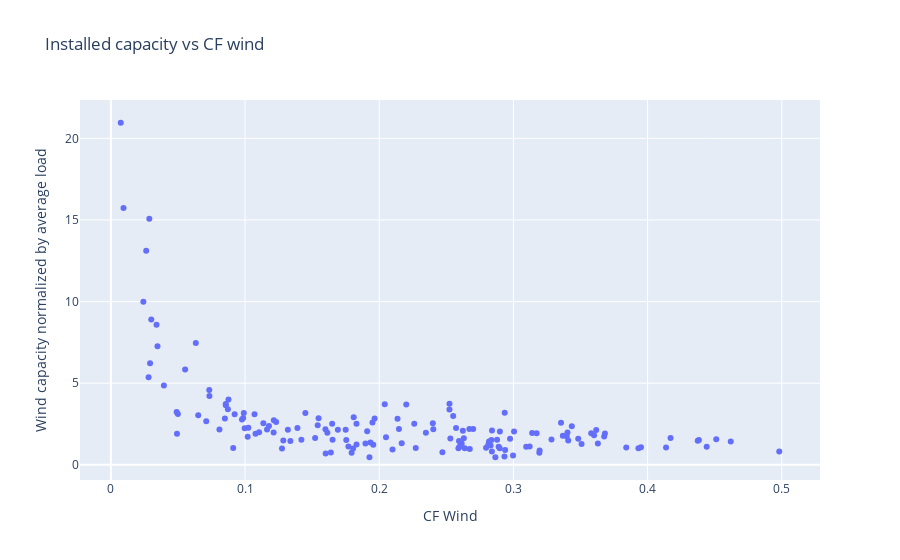
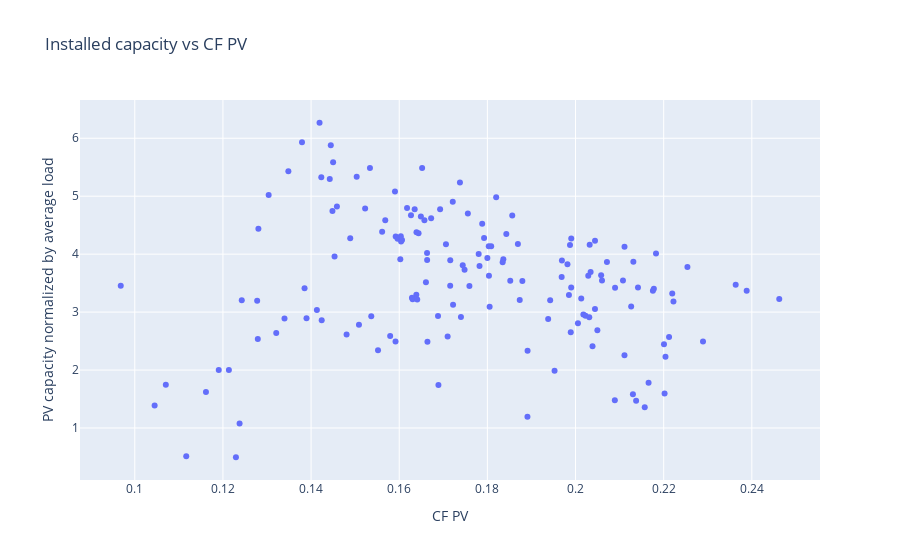

The notebook cell saved with these charts, in order:
### Code cell
interactive_scatter_plot(data, 'capacity_factor_wind', 'P_wind_normalized', label1='CF Wind', label2='Wind capacity normalized by average load',title = 'Installed capacity vs CF wind ')
interactive_scatter_plot(data, 'capacity_factor_pv', 'P_pv_normalized', label1='CF PV', label2='PV capacity normalized by average load',title = 'Installed capacity vs CF PV ')

### Figure 1 — Plotly figure (JSON) as saved in the notebook; plotly's stock layout.template omitted (floating-point values rounded to 4 significant figures; data arrays with more than 128 entries replaced by an {"elided": "..."} marker saying what was removed)
{"data": [{"hovertemplate": "<b>%{hovertext}</b><br><br>CF Wind=%{x}<br>Wind capacity normalized by average load=%{y}<extra></extra>", "hovertext": {"elided": "153 str values"}, "legendgroup": "", "marker": {"color": "#636efa", "symbol": "circle"}, "mode": "markers", "name": "", "orientation": "v", "showlegend": false, "type": "scatter", "x": {"elided": "153 float values"}, "xaxis": "x", "y": {"elided": "153 float values"}, "yaxis": "y"}], "layout": {"hovermode": "closest", "legend": {"tracegroupgap": 0}, "title": {"text": "Installed capacity vs CF wind "}, "xaxis": {"anchor": "y", "domain": [0, 1], "title": {"text": "CF Wind"}}, "yaxis": {"anchor": "x", "domain": [0, 1], "title": {"text": "Wind capacity normalized by average load"}}}}

### Figure 2 — Plotly figure (JSON) as saved in the notebook; plotly's stock layout.template omitted (floating-point values rounded to 4 significant figures; data arrays with more than 128 entries replaced by an {"elided": "..."} marker saying what was removed)
{"data": [{"hovertemplate": "<b>%{hovertext}</b><br><br>CF PV=%{x}<br>PV capacity normalized by average load=%{y}<extra></extra>", "hovertext": {"elided": "153 str values"}, "legendgroup": "", "marker": {"color": "#636efa", "symbol": "circle"}, "mode": "markers", "name": "", "orientation": "v", "showlegend": false, "type": "scatter", "x": {"elided": "153 float values"}, "xaxis": "x", "y": {"elided": "153 float values"}, "yaxis": "y"}], "layout": {"hovermode": "closest", "legend": {"tracegroupgap": 0}, "title": {"text": "Installed capacity vs CF PV "}, "xaxis": {"anchor": "y", "domain": [0, 1], "title": {"text": "CF PV"}}, "yaxis": {"anchor": "x", "domain": [0, 1], "title": {"text": "PV capacity normalized by average load"}}}}
